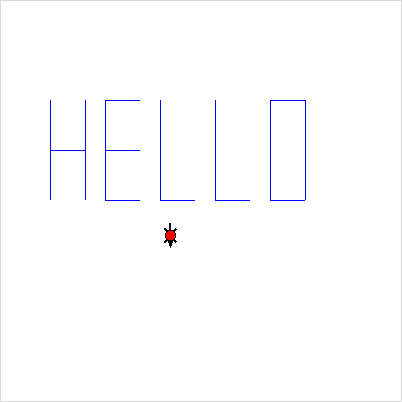

Python code for this plot:
# Hello excercise from Week 0

# Name:Lisa-Maria


from TurtleWorld import * 		
world = TurtleWorld()			
bob = Turtle()				



# This is where you put code to move bob

# ****************
# ** Exercise 1 **
# ****************
#	Swampy HELLO
#	------------
world.clear()
bob = Turtle()

#	------------------
# 	Movement Functions
# 	------------------

def fwd_lft (turtle, n):
	fd (turtle, n)
	lt (turtle)

def fwd_rt (turtle, n):
	fd (turtle, n)
	rt (turtle)

def backwd_lft (turtle, n):
	bk (turtle, n)
	lt (turtle)

def backwd_rt (turtle, n):
	bk (turtle, n)
	rt (turtle)

def white_space (turtle, space):
	pu (turtle)
	fwd_lft (turtle, space)

def start (turtle, st_position):
	pu (turtle)
	bk (turtle, st_position)
	lt (turtle)


#	---------------------------
#	Individual Letter Functions
#	---------------------------
def H (turtle, ht, wd):
	pd (turtle)
	fd (turtle, ht)
	backwd_rt (turtle, ht*0.5)
	fwd_lft (turtle, wd)
	fd (turtle, ht*0.5)
	backwd_rt (turtle, ht)

def E (turtle, ht, wd):
	pd (turtle)
	fwd_rt (turtle, ht)
	fd (turtle, wd)
	backwd_rt (turtle, wd)
	fwd_lft (turtle, ht*0.5)
	fd (turtle, wd*0.6)
	backwd_rt (turtle,wd*0.6)
	fwd_lft (turtle, ht*0.5)
	fd (turtle, wd)

def L (turtle, ht, wd):
	fd (bob, ht)
	pd (bob)
	backwd_rt (bob, ht)
	fd (bob, wd)

def boxy_O (turtle, ht, wd):
	pd (bob)
	fwd_rt (bob, ht)
	fwd_rt (bob, wd)
	fwd_rt (bob, ht)
	fd (bob, wd)

# -----------------
# Setting variables
# -----------------
ht = 100
wd = 35
space = 20

# ------------
# Main Program
#-------------
start (bob, 150)
H(bob, ht, wd)
white_space (bob, space)
E(bob, ht, wd)
white_space (bob, space)
L(bob, ht, wd)
white_space (bob, space)
L (bob, ht, wd)
white_space (bob, space)
boxy_O (bob, ht, wd)
pu (bob)
fwd_lft (bob, ht)
fd (bob, wd)




wait_for_user()					
